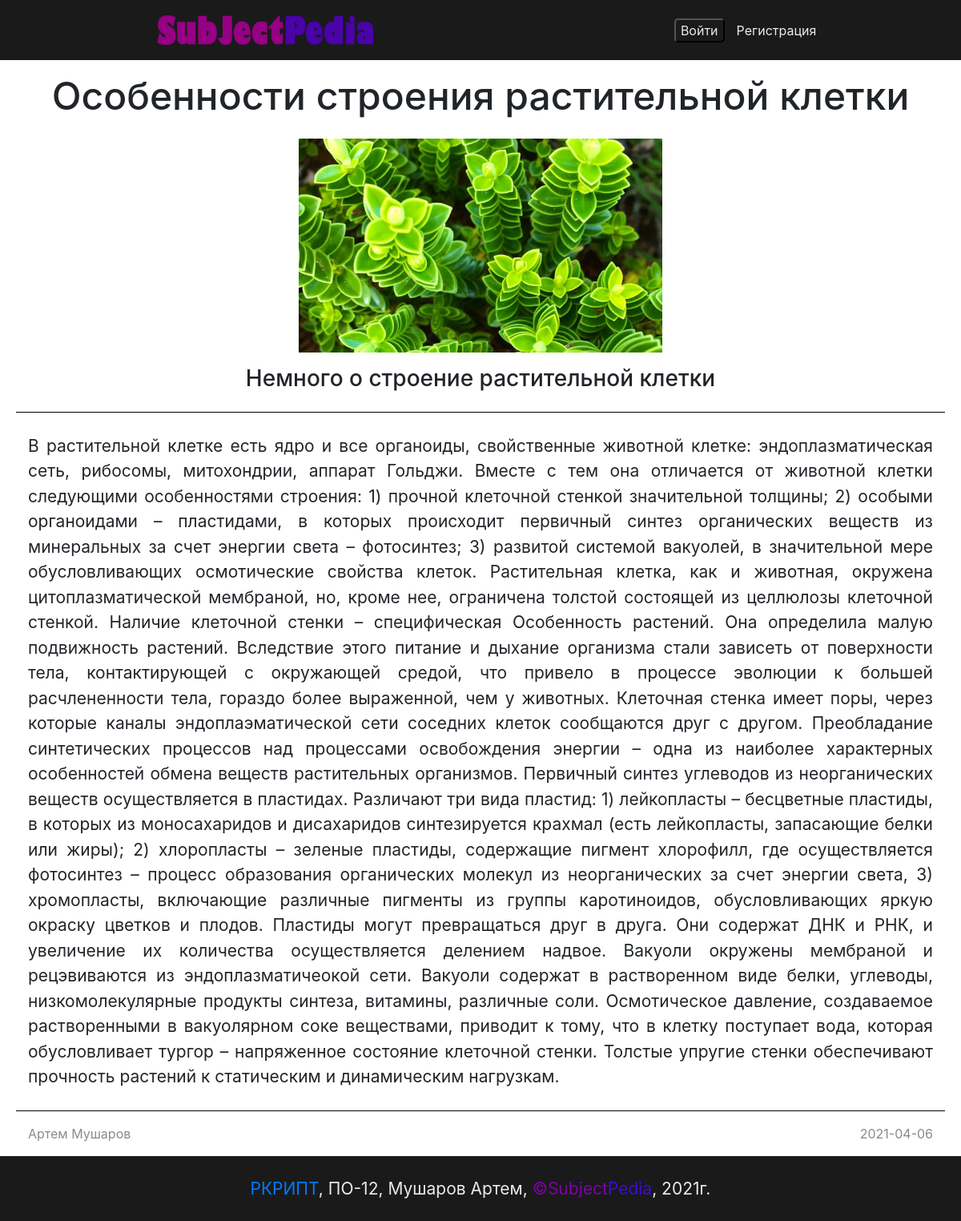
Page /php/subjects/readArticals.php?articals_id=47 on the committed database.
### tables this page shows
CREATE TABLE IF NOT EXISTS `articals` (
  `articals_id` int(11) NOT NULL AUTO_INCREMENT,
  `owner_id` int(11) NOT NULL,
  `title` varchar(255) NOT NULL,
  `pretitle` varchar(255) DEFAULT NULL,
  `main_text` text NOT NULL,
  `author` varchar(255) NOT NULL,
  `main_photo` varchar(500) DEFAULT NULL,
  `sub_id` int(11) NOT NULL,
  `Date` date NOT NULL DEFAULT '2001-01-01',
  PRIMARY KEY (`articals_id`)
);

CREATE TABLE IF NOT EXISTS `users` (
  `id` int(11) NOT NULL AUTO_INCREMENT,
  `full_name` varchar(50) DEFAULT NULL,
  `login` varchar(100) DEFAULT NULL,
  `email` varchar(255) DEFAULT NULL,
  `password` varchar(500) DEFAULT NULL,
  `avatar` varchar(500) DEFAULT NULL,
  `admin_rule` tinyint(1) NOT NULL DEFAULT '0',
  `mod_rule` tinyint(1) NOT NULL DEFAULT '0',
  `regDate` date NOT NULL DEFAULT '2001-01-01',
  PRIMARY KEY (`id`)
);

### public_html/php/subjects/readArticals.php (the view, shortened to what this page needs)
<?php
$articals_id = (int) $_GET['articals_id'];
$select = mysqli_query($connect, "SELECT * FROM `articals` WHERE `articals_id` = $articals_id");
$fetch = $select->fetch_assoc();
$owner_id = $fetch['owner_id'];
$getnamefetch = mysqli_query($connect, "SELECT * FROM `users` WHERE `id` = $owner_id");
$getname = $getnamefetch->fetch_assoc();
?>
<!DOCTYPE html>
<html lang="ru">
<head>
	<link rel="stylesheet" href="https://use.fontawesome.com/releases/v5.8.2/css/all.css">
	<link href="../../css/bootstrap.min.css" rel="stylesheet" media="screen">
    <link href="templateStyle/template.css" rel="stylesheet">
    <link href="templateStyle/readArticals.css" rel="stylesheet" media="screen">
    <link href="../../preloader/preloader.css" rel="stylesheet">
</head>
<body>
<nav class="container-fluid">
    <div class="row nav-row">
            <div class="logo col-12 col-sm-8 col-md-5 col-xl-3">
                <a href="https://subpedia.ru/"><img src="../../img/logo2.png" alt=""></a>
            </div>
            <div class="reg-area">
                <div class="reg-form_nav">
                    <?php
                        if (!isset($_SESSION['user'])) {
                            echo('<button style="outline: none;" onclick=\'window.location.href=" ../index.php";\'>Войти</button>
                            <a href="../register.php">Регистрация</a>');
                        }
                        else{
                            echo('<a href="../profile.php">Мой профиль</a>');
                        }
                    ?>
                </div>
            </div>
    </div>
</nav>
<section class="container info-articals">
    <div class="row">
            <h2 class="col-12"><?php echo($fetch['title']);?></h2>
            <img src="<?php echo($fetch['main_photo']);?>" alt="Ошибка при загрузке фотографии" class="main_photo_pic col-12 col-sm-8 col-xl-5 my-3" >
            <h3 class="col-12"><?php echo($fetch['pretitle']);?></h3>
            <hr>
            <p class="col-12"><?php echo($fetch['main_text']);?></p>
            <hr>
            <div class="col-12 owner-inf">
                <span><?php echo($getname['full_name']);?></span>
                 <span> <?php echo($fetch['Date']);?></span>
            </div>
    </div>
</section>
<footer >
    <a href="">РКРИПТ</a><span>, ПО-12, Мушаров Артем, <span style="color:#8000ae;">&copy;Subject</span><span style="color:#400bd9;"d>Pedia</span>,  2021г. </span>
</footer>
</body>
</html>

### public_html/php/subjects/templateStyle/template.css (style rules this page uses)
.nav-row { z-index: 99; background-color: rgb(26, 26, 26); display: flex; justify-content: space-around; align-items: center; min-height: 75px; }
.logo img { width: 100%; }
.reg-form_nav { display: flex; align-items: center; }
.reg-form_nav a { color: rgb( 234,234,237); }
.reg-form_nav button { margin-right:15px ; background: none; border: 1 solid rgb( 234,234,237); border-radius: 5px; color: rgb( 234,234,237); }
footer { text-decoration: none; font-size: 21px; padding: 25px 0; background-color: rgb(26, 26, 26); color: rgb( 234,234,237); user-select:none; text-align: center; }

### public_html/php/subjects/templateStyle/readArticals.css (style rules this page uses)
body { overflow-x: hidden; }
hr { border: 0; display:block; width: 100%; background-color:#000; height: 1px; }
.info-articals { min-height: 100vh; padding: 1rem 5px; display: flex; flex-wrap: wrap; justify-content: center; align-items: center; text-align: center; }
.info-articals h2 { font-size: 3rem; }
.info-articals p { margin: 10px 0; text-align: justify; font-size: 21px; }
.owner-inf { display: flex; justify-content: space-between; flex-wrap: wrap; color: rgb(138, 138, 138); }
.main_photo_pic { margin: auto; border-radius: 5px; object-fit: cover; }

### public_html/preloader/preloader.css (style rules this page uses)
body { margin: 0; }

### rows in the picture
articals: title "Особенности строения растительной клетки", main_photo (picture), pretitle "Немного о строение растительной клетки", main_text "В растительной клетке есть ядро и все органоиды, свойственные животной клетке: эндоплазматическая сеть, рибосомы, митохондрии, аппарат Гольджи. Вместе с тем она отличается от животной клетки следующими особенностями строения: 1) прочной клеточной стенкой значительной толщины; 2) особыми органоидами – пластидами, в которых происходит первичный синтез органических веществ из минеральных за счет энергии света – фотосинтез; 3) paзвитой системой вакуолей, в значительной мере обусловливающих осмотические свойства клеток. Растительная клетка, как и животная, окружена цитоплазматической мембраной, но, кроме нее, ограничена толстой состоящей из целлюлозы клеточной стенкой. Наличие клеточной стенки –…", Date "2021-04-06"
users: full_name "Артем Мушаров"
